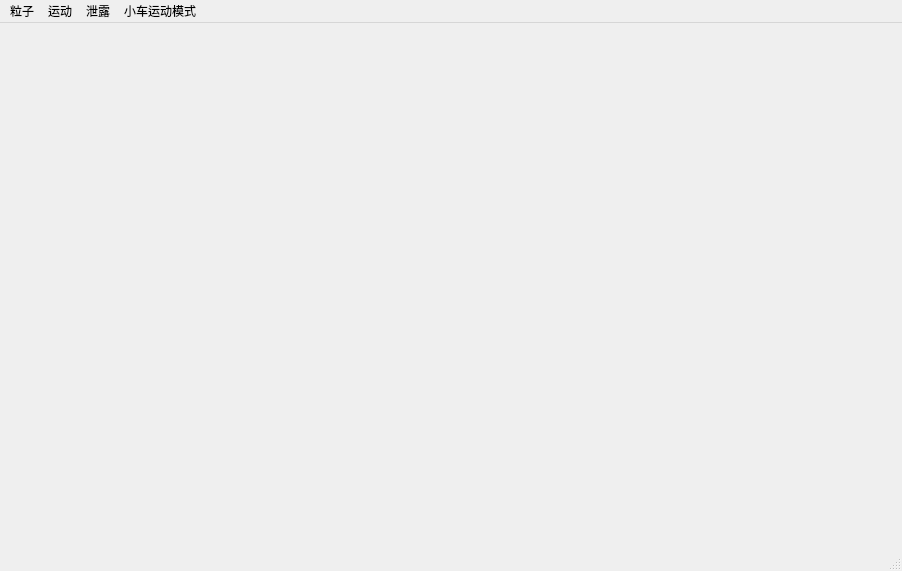
<?xml version="1.0" encoding="UTF-8"?>
<ui version="4.0">
 <class>MainWindow</class>
 <widget class="QMainWindow" name="MainWindow">
  <property name="geometry">
   <rect>
    <x>0</x>
    <y>0</y>
    <width>902</width>
    <height>571</height>
   </rect>
  </property>
  <property name="windowTitle">
   <string>MainWindow</string>
  </property>
  <widget class="QWidget" name="centralwidget"/>
  <widget class="QMenuBar" name="menubar">
   <property name="geometry">
    <rect>
     <x>0</x>
     <y>0</y>
     <width>902</width>
     <height>24</height>
    </rect>
   </property>
   <widget class="QMenu" name="menu">
    <property name="title">
     <string>粒子</string>
    </property>
    <addaction name="actionShow_LiZi"/>
    <addaction name="actionhideLiZi"/>
   </widget>
   <widget class="QMenu" name="menu_2">
    <property name="title">
     <string>运动</string>
    </property>
    <addaction name="actionmoveStart"/>
    <addaction name="actionmoveStop"/>
   </widget>
   <widget class="QMenu" name="menu_3">
    <property name="title">
     <string>泄露</string>
    </property>
    <addaction name="actionleakgge_Start"/>
    <addaction name="actionleakage_Stop"/>
   </widget>
   <widget class="QMenu" name="menu_4">
    <property name="title">
     <string>小车运动模式</string>
    </property>
    <addaction name="actionShunYi"/>
    <addaction name="actionYunSu"/>
    <addaction name="actionZhuanQuan"/>
    <addaction name="actionLuJing"/>
    <addaction name="actionFindXieLou"/>
    <addaction name="actionStop"/>
   </widget>
   <addaction name="menu"/>
   <addaction name="menu_2"/>
   <addaction name="menu_3"/>
   <addaction name="menu_4"/>
  </widget>
  <widget class="QStatusBar" name="statusbar"/>
  <action name="actionShow_LiZi">
   <property name="text">
    <string>显示</string>
   </property>
  </action>
  <action name="actionhideLiZi">
   <property name="text">
    <string>隐藏</string>
   </property>
  </action>
  <action name="actionmoveStart">
   <property name="text">
    <string>开始</string>
   </property>
  </action>
  <action name="actionmoveStop">
   <property name="text">
    <string>停止</string>
   </property>
  </action>
  <action name="actionleakgge_Start">
   <property name="text">
    <string>开始</string>
   </property>
  </action>
  <action name="actionleakage_Stop">
   <property name="text">
    <string>停止</string>
   </property>
  </action>
  <action name="actionShunYi">
   <property name="text">
    <string>瞬移</string>
   </property>
  </action>
  <action name="actionYunSu">
   <property name="text">
    <string>匀速</string>
   </property>
  </action>
  <action name="actionZhuanQuan">
   <property name="text">
    <string>转圈</string>
   </property>
  </action>
  <action name="actionLuJing">
   <property name="text">
    <string>路径规划</string>
   </property>
  </action>
  <action name="actionFindXieLou">
   <property name="text">
    <string>查找泄漏点</string>
   </property>
  </action>
  <action name="actionStop">
   <property name="text">
    <string>静止</string>
   </property>
  </action>
 </widget>
 <resources/>
 <connections/>
</ui>
